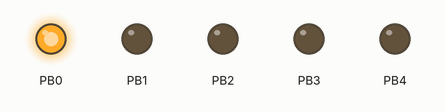
This program was run on a simulated ATtiny85, built with avr-gcc and run on an emulated ATtiny85. Shown: output pins drawn as LEDs (lit = HIGH).

Above: at 0.2 s.
At 1.7 s:
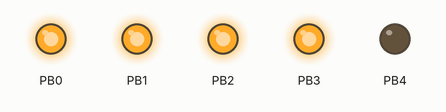
At 3.8 s:
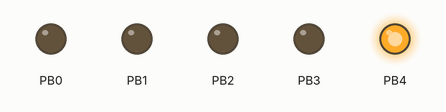
At 5.8 s:
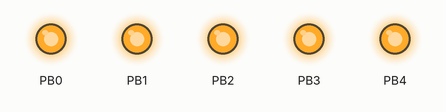
At 15.9 s:
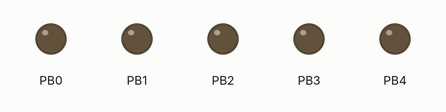
At 20.8 s:
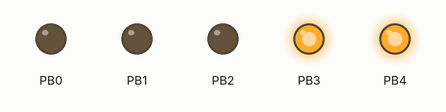
Timing chart, 0 to 21.5 s (numbered marks = the images above):
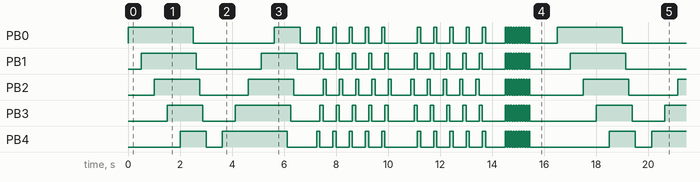

Measured:
- by itself, PB0–4: moves between LOW and HIGH, repeating every 16.5 s
- by itself, everything shown: repeats every 16.5 s, in 80 steps

The program:

main.cpp
```cpp
#include <Arduino.h>

#define LED_PIN1 PB0
#define LED_PIN2 PB1
#define LED_PIN3 PB2
#define LED_PIN4 PB3
#define LED_PIN5 PB4

void setup() {
  // set LED pins as OUTPUT
  DDRB |= (1 << LED_PIN1);
  DDRB |= (1 << LED_PIN2);
  DDRB |= (1 << LED_PIN3);
  DDRB |= (1 << LED_PIN4);
  DDRB |= (1 << LED_PIN5);

  PORTB = 0b00000000;  // set all pins to LOW
}

void sequential_on_off(char pin1, char pin2, char pin3, char pin4, char pin5) {
  // toggle LED pins on
  int delay_ms = 500;
  PORTB ^= _BV(pin1);
  _delay_ms(delay_ms);
  PORTB ^= _BV(pin2);
  _delay_ms(delay_ms);
  PORTB ^= _BV(pin3);
  _delay_ms(delay_ms);
  PORTB ^= _BV(pin4);
  _delay_ms(delay_ms);
  PORTB ^= _BV(pin5);
  _delay_ms(delay_ms);

  // toggle LED pins off
  delay_ms = 125;
  PORTB ^= _BV(pin1);
  delay(delay_ms);
  PORTB ^= _BV(pin2);
  delay(delay_ms);
  PORTB ^= _BV(pin3);
  delay(delay_ms);
  PORTB ^= _BV(pin4);
  delay(delay_ms);
  PORTB ^= _BV(pin5);
  delay(delay_ms);
}

void blink() {
  PORTB ^= _BV(LED_PIN1);
  PORTB ^= _BV(LED_PIN2);
  PORTB ^= _BV(LED_PIN3);
  PORTB ^= _BV(LED_PIN4);
  PORTB ^= _BV(LED_PIN5);
  delay(50);

  PORTB ^= _BV(LED_PIN1);
  PORTB ^= _BV(LED_PIN2);
  PORTB ^= _BV(LED_PIN3);
  PORTB ^= _BV(LED_PIN4);
  PORTB ^= _BV(LED_PIN5);
  delay(50);
}

void from_side_to_center() {
  int delay_ms = 125;
  PORTB ^= _BV(LED_PIN1);
  PORTB ^= _BV(LED_PIN5);
  delay(delay_ms);
  PORTB = 0;
  PORTB ^= _BV(LED_PIN2);
  PORTB ^= _BV(LED_PIN4);
  delay(delay_ms);
  PORTB = 0;
  PORTB ^= _BV(LED_PIN3);
  delay(delay_ms);
  PORTB = 0;
  delay(250);
}

void from_center_to_side() {
  int delay_ms = 125;
  PORTB ^= _BV(LED_PIN3);
  delay(delay_ms);
  PORTB = 0;
  PORTB ^= _BV(LED_PIN2);
  PORTB ^= _BV(LED_PIN4);
  delay(delay_ms);
  PORTB = 0;
  PORTB ^= _BV(LED_PIN1);
  PORTB ^= _BV(LED_PIN5);
  delay(delay_ms);
  PORTB = 0;
  delay(250);
}

void loop() {
  // from top to down
  sequential_on_off(LED_PIN1, LED_PIN2, LED_PIN3, LED_PIN4, LED_PIN5);
  delay(500);

  // from down to top
  sequential_on_off(LED_PIN5, LED_PIN4, LED_PIN3, LED_PIN2, LED_PIN1);
  delay(500);

  for (int i = 1; i <= 5; i++) {
    from_side_to_center();
  }
  delay(500);

  for (int i = 1; i <= 5; i++) {
    from_center_to_side();
  }
  delay(500);

  for (int i = 1; i <= 10; i++) {
    blink();
  }
  delay(1000);
}
```
